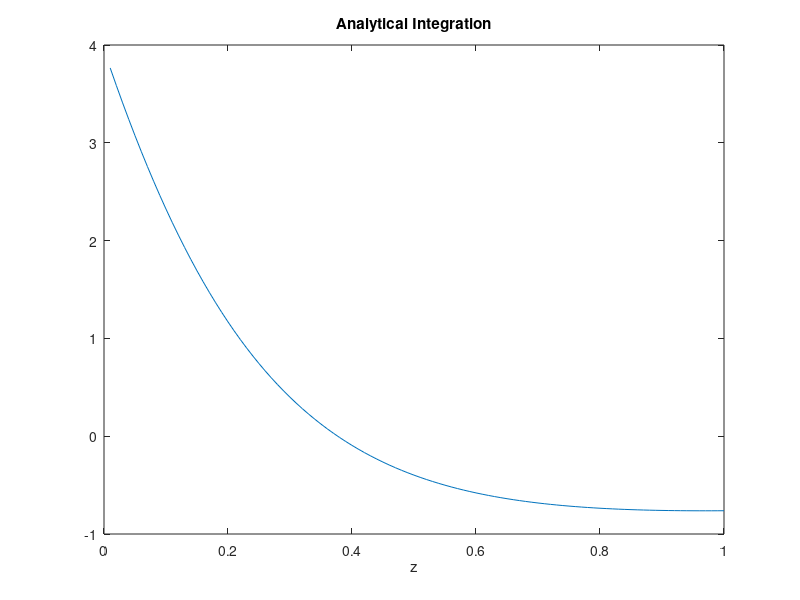

MATLAB code for this plot:
% Analytical Integration

z = 1:-0.01:0.01;

Pio_ui=1;
Pio=1/2;

lip = sqrt(3)/2;
lin = -lip;

Rio = @(z) sqrt(1/4 + z.^2);
Ripn = @(z) sqrt(1+z.^2);

I = @(z) 3*(Pio_ui*Pio*log((Ripn(z)+lip)./(Ripn(z)+lin))-abs(z).*(3*Pio_ui*(atan(Pio*lip./(Rio(z).^2+abs(z).*Ripn(z)))-atan(Pio*lin./(Rio(z).^2+abs(z).*Ripn(z))))));

I_a = I(z);

figure;
plot(z,I_a)
title('Analytical Integration')
xlabel('z')

